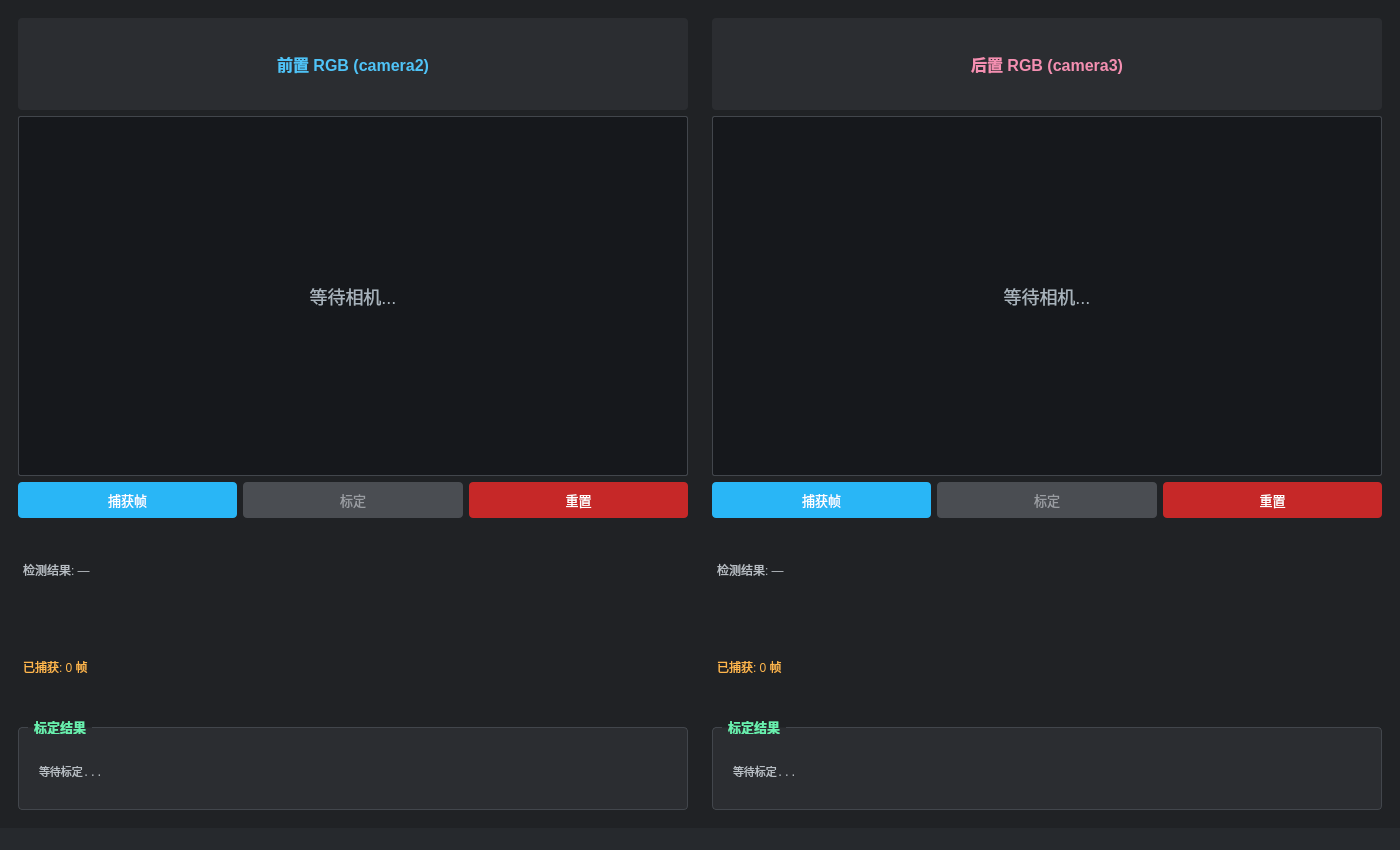
<?xml version="1.0" encoding="UTF-8"?>
<ui version="4.0">
 <class>MainWindow</class>
 <widget class="QMainWindow" name="MainWindow">
  <property name="windowTitle">
   <string>Dobot Quad 双相机标定</string>
  </property>
  <property name="minimumSize">
   <size>
    <width>1400</width>
    <height>850</height>
   </size>
  </property>
  <property name="styleSheet">
    <string notr="true">QMainWindow { background-color: #202225; }</string>
  </property>
  <widget class="QWidget" name="centralwidget">
   <layout class="QHBoxLayout" name="mainLayout" stretch="1,1">

    <!-- ===== 前置相机面板 ===== -->
    <item>
     <widget class="QWidget" name="panelFront" native="true">
      <layout class="QVBoxLayout" name="layoutFront">
       <item>
        <widget class="QLabel" name="titleFront">
         <property name="text"><string>前置 RGB (camera2)</string></property>
         <property name="alignment"><set>Qt::AlignCenter</set></property>
         <property name="styleSheet"><string notr="true">font: bold 16px; color: #4fc3f7; padding: 6px; background: #2b2d31; border-radius: 4px;</string></property>
        </widget>
       </item>
       <item>
        <widget class="QLabel" name="viewFront">
         <property name="text"><string>等待相机...</string></property>
         <property name="alignment"><set>Qt::AlignCenter</set></property>
         <property name="minimumSize"><size><width>480</width><height>360</height></size></property>
         <property name="styleSheet"><string notr="true">background-color: #16181c; color: #a8b3bc; font: 18px; border: 1px solid #42464c; border-radius: 2px;</string></property>
        </widget>
       </item>
       <item>
        <layout class="QHBoxLayout" name="ctrlFront">
         <item><widget class="QPushButton" name="btnCapFront">
          <property name="text"><string>捕获帧</string></property>
          <property name="styleSheet"><string notr="true">QPushButton { background:#29b6f6; color:#fff; font:13px; padding:8px 20px; border-radius:4px; } QPushButton:hover { background:#4fc3f7; } QPushButton:disabled { background:#4a4d52; color:#9a9da2; }</string></property>
         </widget></item>
         <item><widget class="QPushButton" name="btnCalFront">
          <property name="text"><string>标定</string></property>
          <property name="styleSheet"><string notr="true">QPushButton { background:#2e7d32; color:#fff; font:13px; padding:8px 20px; border-radius:4px; } QPushButton:hover { background:#43a047; } QPushButton:disabled { background:#4a4d52; color:#9a9da2; }</string></property>
          <property name="enabled"><bool>false</bool></property>
         </widget></item>
         <item><widget class="QPushButton" name="btnResetFront">
          <property name="text"><string>重置</string></property>
          <property name="styleSheet"><string notr="true">QPushButton { background:#c62828; color:#fff; font:13px; padding:8px 20px; border-radius:4px; } QPushButton:hover { background:#e53935; }</string></property>
         </widget></item>
        </layout>
       </item>
       <item>
        <widget class="QLabel" name="infoFront">
         <property name="text"><string>检测结果: —</string></property>
         <property name="styleSheet"><string notr="true">color: #b8bec4; font: 12px; padding: 2px;</string></property>
        </widget>
       </item>
       <item>
        <widget class="QLabel" name="countFront">
         <property name="text"><string>已捕获: 0 帧</string></property>
         <property name="styleSheet"><string notr="true">color: #ffb74d; font: 12px; padding: 2px;</string></property>
        </widget>
       </item>
       <item>
        <widget class="QGroupBox" name="resultFront">
         <property name="title"><string>标定结果</string></property>
         <property name="styleSheet"><string notr="true">QGroupBox { font: bold 13px; color: #69f0ae; border: 1px solid #42464c; border-radius: 4px; margin-top: 8px; padding: 12px 6px 6px 6px; background: #2b2d31; } QGroupBox::title { subcontrol-origin: margin; left: 10px; padding: 0 4px; }</string></property>
         <layout class="QVBoxLayout" name="resultLayoutFront">
          <item><widget class="QLabel" name="textResultFront">
           <property name="text"><string>等待标定...</string></property>
           <property name="styleSheet"><string notr="true">color: #b8bec4; font: 11px monospace; padding: 2px;</string></property>
           <property name="textInteractionFlags"><set>Qt::TextSelectableByMouse</set></property>
          </widget></item>
         </layout>
        </widget>
       </item>
      </layout>
     </widget>
    </item>

    <!-- ===== 后置相机面板 ===== -->
    <item>
     <widget class="QWidget" name="panelRear" native="true">
      <layout class="QVBoxLayout" name="layoutRear">
       <item>
        <widget class="QLabel" name="titleRear">
         <property name="text"><string>后置 RGB (camera3)</string></property>
         <property name="alignment"><set>Qt::AlignCenter</set></property>
         <property name="styleSheet"><string notr="true">font: bold 16px; color: #f48fb1; padding: 6px; background: #2b2d31; border-radius: 4px;</string></property>
        </widget>
       </item>
       <item>
        <widget class="QLabel" name="viewRear">
         <property name="text"><string>等待相机...</string></property>
         <property name="alignment"><set>Qt::AlignCenter</set></property>
         <property name="minimumSize"><size><width>480</width><height>360</height></size></property>
         <property name="styleSheet"><string notr="true">background-color: #16181c; color: #a8b3bc; font: 18px; border: 1px solid #42464c; border-radius: 2px;</string></property>
        </widget>
       </item>
       <item>
        <layout class="QHBoxLayout" name="ctrlRear">
         <item><widget class="QPushButton" name="btnCapRear">
          <property name="text"><string>捕获帧</string></property>
          <property name="styleSheet"><string notr="true">QPushButton { background:#29b6f6; color:#fff; font:13px; padding:8px 20px; border-radius:4px; } QPushButton:hover { background:#4fc3f7; } QPushButton:disabled { background:#4a4d52; color:#9a9da2; }</string></property>
         </widget></item>
         <item><widget class="QPushButton" name="btnCalRear">
          <property name="text"><string>标定</string></property>
          <property name="styleSheet"><string notr="true">QPushButton { background:#2e7d32; color:#fff; font:13px; padding:8px 20px; border-radius:4px; } QPushButton:hover { background:#43a047; } QPushButton:disabled { background:#4a4d52; color:#9a9da2; }</string></property>
          <property name="enabled"><bool>false</bool></property>
         </widget></item>
         <item><widget class="QPushButton" name="btnResetRear">
          <property name="text"><string>重置</string></property>
          <property name="styleSheet"><string notr="true">QPushButton { background:#c62828; color:#fff; font:13px; padding:8px 20px; border-radius:4px; } QPushButton:hover { background:#e53935; }</string></property>
         </widget></item>
        </layout>
       </item>
       <item>
        <widget class="QLabel" name="infoRear">
         <property name="text"><string>检测结果: —</string></property>
         <property name="styleSheet"><string notr="true">color: #b8bec4; font: 12px; padding: 2px;</string></property>
        </widget>
       </item>
       <item>
        <widget class="QLabel" name="countRear">
         <property name="text"><string>已捕获: 0 帧</string></property>
         <property name="styleSheet"><string notr="true">color: #ffb74d; font: 12px; padding: 2px;</string></property>
        </widget>
       </item>
       <item>
        <widget class="QGroupBox" name="resultRear">
         <property name="title"><string>标定结果</string></property>
         <property name="styleSheet"><string notr="true">QGroupBox { font: bold 13px; color: #69f0ae; border: 1px solid #42464c; border-radius: 4px; margin-top: 8px; padding: 12px 6px 6px 6px; background: #2b2d31; } QGroupBox::title { subcontrol-origin: margin; left: 10px; padding: 0 4px; }</string></property>
         <layout class="QVBoxLayout" name="resultLayoutRear">
          <item><widget class="QLabel" name="textResultRear">
           <property name="text"><string>等待标定...</string></property>
           <property name="styleSheet"><string notr="true">color: #b8bec4; font: 11px monospace; padding: 2px;</string></property>
           <property name="textInteractionFlags"><set>Qt::TextSelectableByMouse</set></property>
           </widget></item>
          </layout>
         </widget>
        </item>
       </layout>
      </widget>
     </item>

   </layout>
  </widget>
  <widget class="QStatusBar" name="statusbar">
   <property name="styleSheet">
     <string notr="true">color: #b8bec4; background: #26292d; font: 12px;</string>
   </property>
  </widget>
 </widget>
 <resources/>
 <connections/>
</ui>
